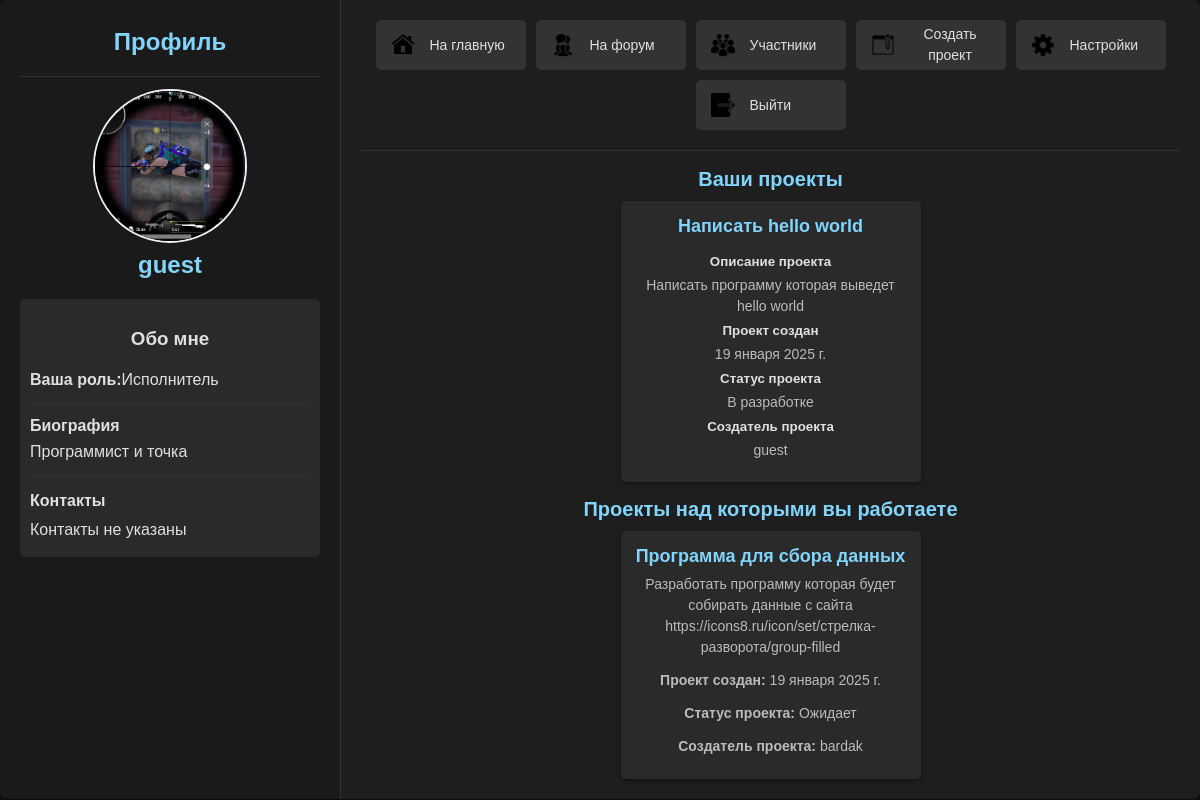
Screenshot of /profile/ (signed in) with the database file from the repository.
### scp/models.py (models this page shows, shortened)
class Profile(models.Model):
    puser = models.OneToOneField(User, on_delete=models.CASCADE, related_name='profile', unique=True)
    bio = models.TextField(blank=True, null=True)
    avatar = models.ImageField(upload_to='./profile_avatars/', blank=True, null=True, default='./default/no_avatar.png')
    role = models.CharField(max_length=50, blank=True, choices=Role.ROLE_CHOICES, default='Исполнитель')
    account = models.BooleanField(default=False)  # Это поле отвечает за статус пользователя
    contacts = models.TextField(default='Контакты не указаны')
    status = models.CharField(max_length=50, choices=Status.BLACKLIST_CHOICES, default='Не заблокирован')
    telegram_url = models.URLField(max_length=255, blank=True, null=True, verbose_name='Telegram')
    github_url = models.URLField(max_length=255, blank=True, null=True, verbose_name='GitHub')

class Project(models.Model):
    title = models.CharField(max_length=100, verbose_name='Название проекта')
    description = models.TextField(verbose_name='Описание проекта')
    language = models.CharField(max_length=50, choices=Language.LANGUAGE_CHOICES, verbose_name='Язык программирования',default='Не указан')
    status = models.CharField(max_length=50,choices=Status.STATUS_CHOICES, verbose_name="Статус",default='Ожидает')
    owner = models.ForeignKey(User, on_delete=models.CASCADE,related_name='p_owner')
    participants = models.ManyToManyField(User, blank=True, related_name='p_participants')
    created_at = models.DateField(auto_now_add=True)
    complexity = models.CharField(max_length=100 ,choices=Status.PRIORITY_CHOICES, verbose_name="Сложность", default='Не указан')

### scp/views.py (the view)
# urls.py: path('profile/', views.profile, name='profile'), # Профиль
@login_required
def profile(request):
    profiles = get_object_or_404(Profile, puser = request.user)
    projects = Project.objects.filter(owner = request.user)
    memberprojects = Project.objects.filter(participants = request.user)
    return render(request, 'scp/profile.html', {'profile':profiles, 'projects':projects, "memberprojects":memberprojects})

### scp/templates/scp/profile.html (shortened to what this page needs)
{% load static %}
<!DOCTYPE html>
<html lang="ru">
<head>
    <link href="{% static 'scp/css/profile.css' %}" rel="stylesheet"/>
</head>
<body>
    <div class="container">
        <div class="left-container">
            <h1>Профиль</h1>
            <hr>
            {% if user.profile.avatar %}
                <div class="avatar-container">
                    <img src="{{ profile.avatar.url }}" alt="Profile Image" class="avatar"/>
                </div>
            {% else %}
                <p class="no-avatar">Нет загруженной аватарки.</p>
            {% endif %}
            <h1>{{ profile.puser }}</h1>
                <div class="profile-info">
                    <h3>Обо мне</h3>
                        <p><strong>Ваша роль:</strong> {{ profile.role }}</p>
                    <hr>
                    {% if profile.bio %}
                        <strong>Биография</strong>
                        <p>{{ profile.bio }}</p>
                    {% else %}
                        <p><strong>Статус:</strong> Данные не указаны</p>
                    {% endif %}
                    <hr>
                    <p><strong>Контакты</strong></p>
                    {% if profile.telegram_url and profile.github_url %}
                        {% if profile.telegram_url %}
                            <a href="{{ profile.telegram_url }}"><img src="{% static 'scp/image/telegram.png' %}" /></a>
                        {% endif %}
                        {% if profile.github_url %}
                            <a href="{{ profile.github_url }}"><img src="{% static 'scp/image/github.png' %}" /></a>
                        {% endif %}
                    {% else %}
                        <p>Контакты не указаны</p>
                    {% endif %}
                </div>
        </div>
        <div class="right-container">
            <div class="button-form">
                <form method="post" action="{% url 'home' %}">
                    <div class="button-control">
                        <button type="submit">
                            <img src="{% static 'scp/image/home.png' %}" />
                            <p>На главную</p>
                        </button>
                    </div>
                </form>
                <form method="post" action="{% url 'forum' %}">
                    <div class="button-control">
                        <button disabled type="submit">
                            <img src="{% static 'scp/image/forum.png' %}" />
                            <p>На форум</p>
                        </button>
                    </div>
                </form>
                {% if profile.role == "Администратор" %}
                    <form method="post" action="{% url 'profiles'%}">
                        {% csrf_token %}
                        <div class="button-control">
                            <button type="submit">
                                <img src="{% static 'scp/image/admin.png' %}" />
                                <p>Aдминка</p>
                            </button>
                        </div>
                    </form>
                {% else %}
                    <form method="post" action="{% url 'profiles' %}">
                        <div class="button-control">
                            <button type="submit">
                                <img src="{% static 'scp/image/groups.png' %}" />
                                <p>Участники</p>
                            </button>
                        </div>
                    </form>
                {% endif %}
                <form method="post" action="{% url 'add_project' %}">
                    <div class="button-control">
                        <button type="submit">
                            <img src="{% static 'scp/image/create_project.png' %}" />
                            <p>Создать проект</p>
                        </button>
                    </div>
                </form>
                <form method="get" action="{% url 'profile_settings' %}">
                    <div class="button-control">
                        <button type="submit">
                            <img src="{% static 'scp/image/settings.png' %}" />
                            <p>Настройки</p>
                        </button>
                    </div>
                </form>
                <form method="post" action="{% url 'logout_view' %}">
                    <div class="button-control">
                        <button type="submit">
                            <img src="{% static 'scp/image/exit.png' %}" />
                            <p>Выйти</p>
                        </button>
                    </div>
                </form>
            </div>
            <hr>
            <div class="title-project">
                <h2>Ваши проекты</h2>
            </div>
            <div class="projects-container">
                {% for project in projects %}
                    <form method="post" action="{% url 'info_project' project.id %}">
                        <button type="submit" class="project-btn">
                            <h3>{{ project.title }}</h3><br>
                            <strong>Описание проекта</strong>
                            <p>{{ project.description }}</p>
                            <strong>Проект создан</strong>
                            <p>{{ project.created_at }}</p>
                            <strong>Статус проекта</strong>
                            <p>{{ project.status }}</p>
                            <strong>Создатель проекта</strong>
                            <p>{{ project.owner }}</p>
                        </button>
                    </form>
                {% empty %}
                    <p class="empty">Проекты отсутствуют</p>
                {% endfor %}
            </div>
            <div class="title-project">
                <h2>Проекты над которыми вы работаете</h2>
            </div>
            <div class="projects-container">
                {% for memberproject in memberprojects %}
                    <form method="post" action="{% url 'info_project' memberproject.id %}">
                        <button type="submit" class="project-btn">
                            <h3>{{ memberproject.title }}</h3>
                            <p>{{ memberproject.description }}</p>
                            <p><strong>Проект создан:</strong> {{ memberproject.created_at }}</p>
                            <p><strong>Статус проекта:</strong> {{ memberproject.status }}</p>
                            <p><strong>Создатель проекта:</strong> {{ memberproject.owner }}</p>
                        </button>
                    </form>
                {% empty %}
                    <p class="empty">Проекты отсутствуют</p>
                {% endfor %}
            </div>
        </div>
    </div>
</body>
</html>

### scp/static/scp/css/profile.css (style rules this page uses)
body { margin: 0; font-family: Arial, sans-serif; background-color: #121212; color: #e0e0e0; display: flex; flex-direction: column; height: 100%; padding: 0; overflow-x: hidden; }
.container { display: flex; flex: 1; width: 100%; background: #1e1e1e; box-shadow: 0 4px 8px rgba(0, 0, 0, 0.4); border-radius: 8px; overflow: hidden; margin: 0 auto; box-sizing: border-box; }
.left-container { flex: 1; max-width: 300px; padding: 20px; background: #1a1a1a; border-right: 1px solid #333; overflow-y: auto; }
.right-container { flex: 2; padding: 20px; background: #1e1e1e; overflow-y: auto; }
h1 { font-size: 24px; margin-top: 8px; margin-bottom: 20px; color: #81d4fa; text-align: center; }
h2 { text-align: center; font-size: 20px; color: #81d4fa; margin-bottom: 10px; }
p { margin: 8px 0; line-height: 1.5; color: #e0e0e0; }
.avatar-container { width: 150px; height: 150px; border-radius: 50%; overflow: hidden; border: 2px solid #f0f0f0; display: flex; justify-content: center; align-items: center; margin: 0 auto; }
.avatar { width: 100%; height: 100%; object-fit: cover; }
.profile-info { align-items: center; margin-top: 5px; background: #2a2a2a; padding: 10px; border-radius: 5px; }
.profile-info p { display: flex; word-wrap: break-word; white-space: pre-wrap; margin: 5px 0; color: #e0e0e0; }
.profile-info h3 { text-align: center; }
.button-form { display: flex; flex-wrap: wrap; flex-direction: row; gap: 10px; justify-content: center; margin-bottom: 20px; }
.button-form button { width: 150px; flex: 0 1 auto; padding: 10px 15px; border: none; border-radius: 5px; background-color: #333; color: white; cursor: pointer; font-size: 14px; transition: background 0.3s; text-align: center; align-items: center; transition: transform 0.3s ease; }
hr { margin: 12px 0; border: none; border-top: 1px solid #333; }
.projects-container { display: flex; flex-wrap: wrap; gap: 20px; justify-content: center; }
.project-btn { display: grid; flex-wrap: wrap; width: 300px; height: 100%; text-align: center; background: #2a2a2a; padding: 15px; border: none; border-radius: 5px; box-shadow: 0 2px 4px rgba(0, 0, 0, 0.4); transition: background 0.3s; color: #e0e0e0; cursor: pointer; margin-bottom: 10px; transition: transform 0.3s ease; }
.project-btn h3 { margin: 0; font-size: 18px; color: #81d4fa; }
.project-btn p { margin: 5px 0; font-size: 14px; color: #bbbbbb; overflow: hidden; word-wrap: break-word; }
.button-control button { display: flex; height: 50px }
.button-control img { margin-right: 15px; width: 24px; height: 24px; align-self: center; }
.button-control p { text-align: center; align-items: center; justify-self: center; }

### rows the page displays
Profile: avatar (picture), puser "guest", role "Исполнитель", bio "Программист и точка"
Project: title "Написать hello world", description "Написать программу которая выведет hello world", created_at "19 января 2025 г.", status "В разработке", owner "guest"
Project: title "Программа для сбора данных", description "Разработать программу которая будет собирать данные с сайта https://icons8.ru/icon/set/стрелка-разворота/group-filled", created_at "19 января 2025 г.", status "Ожидает", owner "bardak"
